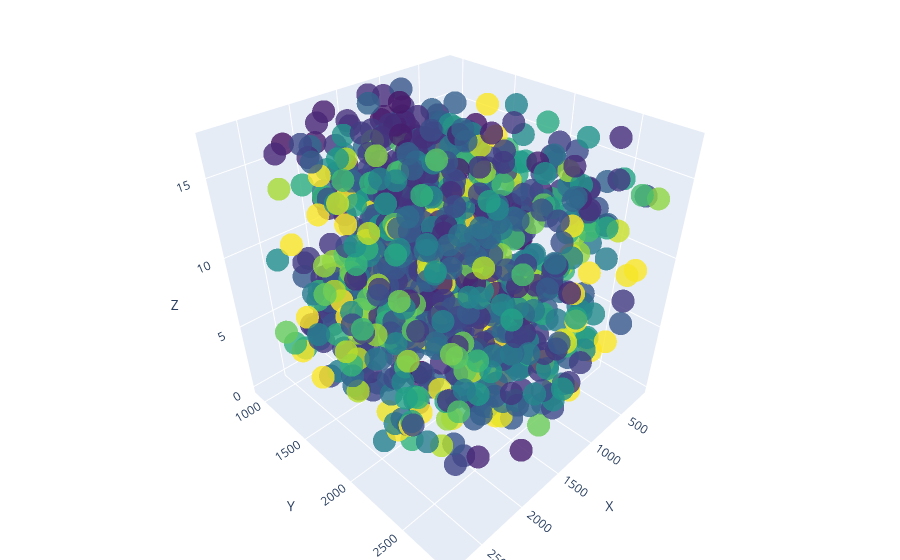

Notebook cell for this chart:
### Code cell
import pandas as pd
import numpy as np
import plotly.graph_objs as go

mo = df[df['ID']=='B4PPGI2Naive']

# Create a scatter plot trace
trace = go.Scatter3d(
    x=mo['Cx_Pix'],
    y=mo['Cy_Pix'],
    z=mo['Cz_Pix'],
    mode='markers',
    marker=dict(
        size=8,
        color=mo['max_intensity'],                # Set color to intensity
        colorscale='Viridis',                 # Choose a colorscale
        opacity=0.8
    )
)

# Create layout
layout = go.Layout(
    scene=dict(
        xaxis=dict(title='X'),
        yaxis=dict(title='Y'),
        zaxis=dict(title='Z')
    ),
    margin=dict(l=0, r=0, b=0, t=0)
)

# Create figure
fig = go.Figure(data=[trace], layout=layout)

# Plot the figure in Jupyter Notebook
fig.show()

### Figure 1 — Plotly figure (JSON) as saved in the notebook; plotly's stock layout.template omitted (floating-point values rounded to 4 significant figures; data arrays with more than 128 entries replaced by an {"elided": "..."} marker saying what was removed)
{"data": [{"marker": {"color": {"elided": "1111 int values"}, "colorscale": [[0, "#440154"], [0.1111, "#482878"], [0.2222, "#3e4989"], [0.3333, "#31688e"], [0.4444, "#26828e"], [0.5556, "#1f9e89"], [0.6667, "#35b779"], [0.7778, "#6ece58"], [0.8889, "#b5de2b"], [1, "#fde725"]], "opacity": 0.8, "size": 8}, "mode": "markers", "type": "scatter3d", "x": {"elided": "1111 float values"}, "y": {"elided": "1111 float values"}, "z": {"elided": "1111 float values"}}], "layout": {"margin": {"b": 0, "l": 0, "r": 0, "t": 0}, "scene": {"xaxis": {"title": {"text": "X"}}, "yaxis": {"title": {"text": "Y"}}, "zaxis": {"title": {"text": "Z"}}}}}
